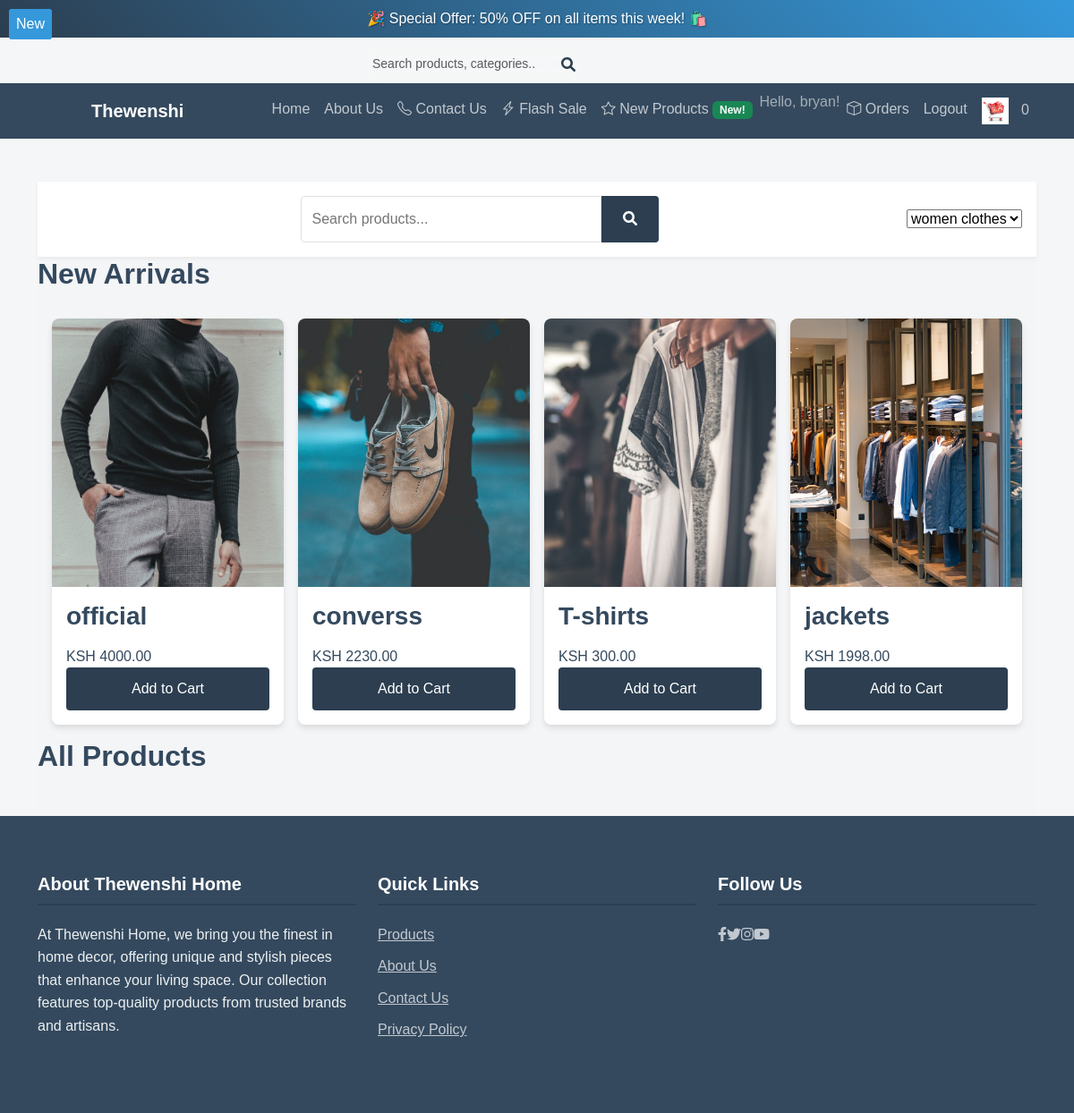
Screenshot of /category/2/ (signed in) with the database file from the repository.
### store/models.py (models this page shows, shortened)
class NewProduct(models.Model):
    product = models.OneToOneField(Product, on_delete=models.CASCADE, related_name='new_product')
    is_new = models.BooleanField(default=True)
    price = models.IntegerField()  # New price specific to the new product
    image = models.ImageField(upload_to='new_products/')  # Image specific to the new product

class Product(models.Model):
    name = models.CharField(max_length=50)
    price = models.IntegerField()  # New price
    old_price = models.IntegerField(null=True, blank=True)  # Old price (if available)
    new_price = models.IntegerField(null=True, blank=True)  # New price (optional)
    image = models.ImageField(upload_to='products/')
    flash_sale = models.BooleanField(default=False)  # Flash sale indicator
    category = models.ForeignKey(Category, on_delete=models.CASCADE, related_name='products', null=True, blank=True)  # Link to category
    flash_sale_start_time = models.DateTimeField(null=True, blank=True)  # Start time of flash sale
    flash_sale_end_time = models.DateTimeField(null=True, blank=True)  # End time of flash sale

### store/views.py (the view)
# urls.py: path('' ,include('store.urls')),
def store(request, category_id=None):
    customer = None
    cart_count = 0
    if request.user.is_authenticated:
        try:
            customer = request.user.customer
        except Customer.DoesNotExist:
            customer = Customer.objects.create(user=request.user)
        cart = Cart.objects.filter(customer=customer, completed=False).first()
        if cart:
            cart_count = cart.items.count()
    categories = Category.objects.all()
    if category_id:
        selected_category = get_object_or_404(Category, id=category_id)
        products = Product.objects.filter(category=selected_category)
    else:
        products = Product.objects.all()
    flash_sale_products = FlashSaleProduct.objects.all()
    new_products = NewProduct.objects.all()
    return render(request, 'store.html', {
        'products': products,
        'cart_count': cart_count,
        'categories': categories,
        'selected_category': selected_category if category_id else None,
        'flash_sale_products': flash_sale_products,
        'new_products': new_products,
    })

### store/templates/store.html (shortened to what this page needs)
{% extends 'base.html' %}
{% load static %}
{% block content %}
<div class="store-container-fluid">
    <div class="store-header">
        <div class="header-wrapper">
            <div class="search-container">
                <input
                    type="text"
                    class="search-input"
                    placeholder="Search products..."
                >
                <button class="search-btn">
                    <i class="fas fa-search"></i>
                </button>
            </div>
            <select
                id="categoryFilter"
                class="category-filter"
            >
                {% for category in categories %}
                    <option
                        value="{% url 'store_by_category' category.id %}"
                        {% if selected_category == category %}selected{% endif %}
                    >
                        {{ category.name }}
                    </option>
                {% endfor %}
            </select>
        </div>
    </div>
    {% if new_products %}
    <section class="new-products-section">
        <div class="section-header">
            <h2>New Arrivals</h2>
        </div>
        <div class="new-products-grid">
            {% for new_product in new_products %}
            <div class="product-card new-product-card" data-product-id="{{ new_product.id }}">
                <div class="new-badge" aria-label="New Product">New</div>
                <img
                    src="{{ new_product.product.image.url }}"
                    alt="{{ new_product.product.name }}"
                    class="product-image"
                    loading="lazy"
                >
                <div class="product-info">
                    <h3>{{ new_product.product.name }}</h3>
                    <div class="product-pricing">
                        <span class="new-price">
                            KSH {{ new_product.product.price|floatformat:2 }}
                        </span>
                    </div>
                    <button
                        class="add-to-cart-btn btn btn-primary"
                        data-product-type="new_product"
                        data-product-id="{{ new_product.id }}"
                        aria-label="Add {{ new_product.product.name }} to cart"
                    >
                        Add to Cart
                    </button>
                </div>
            </div>
            {% endfor %}
        </div>
    </section>
    {% endif %}
    <section class="main-products-section">
        <div class="section-header">
            <h2>All Products</h2>
        </div>
        <div class="products-grid">
        </div>
    </section>
</div>
{% endblock %}

### store/templates/base.html (shortened to what this page needs)
{% load static %}
<!DOCTYPE html>
<html lang="en">
<head>
    <link href="https://cdn.jsdelivr.net/npm/bootstrap@5.3.0-alpha1/dist/css/bootstrap.min.css" rel="stylesheet">
    <link href="https://cdn.jsdelivr.net/npm/bootstrap-icons/font/bootstrap-icons.css" rel="stylesheet">
    <link href="https://kit.fontawesome.com/a076d05399.js" rel="stylesheet">
    <link href="{% static 'css/custom.css' %}" rel="stylesheet">
</head>
<body>
    <div class="offer-banner-container">
        <div class="offer-banner bg-primary text-white py-2 text-center banner-slide">
            <p class="mb-0">🎉 Special Offer: 50% OFF on all items this week! 🛍️</p>
        </div>
    </div>
    <div class="search-container">
        <div class="search-bar">
            <div class="search-bar-wrapper">
                <input
                    type="text"
                    placeholder="Search products, categories..."
                    class="form-control"
                >
                <div class="search-icon">
                    <i class="fas fa-search"></i>
                </div>
            </div>
        </div>
    </div>
    <nav class="navbar navbar-expand-lg navbar-dark bg-dark sticky-top">
        <div class="container">
            <a class="navbar-brand" href="/">
                Thewenshi
            </a>
            <div class="collapse navbar-collapse" id="navbarNav">
                <ul class="navbar-nav ms-auto">
                    <li class="nav-item">
                        <a class="nav-link" href="{% url 'store' %}">Home</a>
                    </li>
                    <li class="nav-item">
                        <a class="nav-link" href="{% url 'about_us' %}">About Us</a>
                    </li>
                    <li class="nav-item">
                        <a class="nav-link" href="/contact">
                            <i class="bi bi-telephone"></i> Contact Us
                        </a>
                    </li>
                    <li class="nav-item">
                        <a class="nav-link" href="">
                            <i class="bi bi-lightning-charge"></i> Flash Sale
                        </a>
                    </li>
                    <li class="nav-item">
                        <a class="nav-link" href="">
                            <i class="bi bi-star"></i> New Products
                            <span class="badge bg-success">New!</span>
                        </a>
                    </li>
                    {% if user.is_authenticated %}
                        <li class="nav-item">
                            <span class="navbar-text">Hello, {{ user.username }}!</span>
                        </li>
                        <li class="nav-item">
                            <a class="nav-link" href="/orders">
                                <i class="bi bi-box"></i> Orders
                            </a>
                        </li>
                        <li class="nav-item">
                            <a class="nav-link" href="{% url 'logout' %}">Logout</a>
                        </li>
                    {% endif %}
                    <li class="nav-item">
                        <a class="nav-link" href="{% url 'cart'%}">
                            <img src="{% static 'images/cart.avif' %}" alt="Cart" style="width: 30px; height: auto; margin-right: 10px;">
                            <span id="cart-count">{{ cart_count }}</span>
                        </a>
                    </li>
                </ul>
            </div>
        </div>
    </nav>
    <div class="container mt-5">
        {% block content %}  {% endblock %}
    </div>
    <footer>
        <div class="container py-4">
            <div class="row">
                <div class="col-md-4">
                    <h5>About Thewenshi Home</h5>
                    <p>At Thewenshi Home, we bring you the finest in home decor, offering unique and stylish pieces that enhance your living space. Our collection features top-quality products from trusted brands and artisans.</p>
                </div>
                <div class="col-md-4">
                    <h5>Quick Links</h5>
                    <ul class="list-unstyled">
                        <li><a href="{% url 'product_list'%}">Products</a></li>
                        <li><a href="/about">About Us</a></li>
                        <li><a href="/contact">Contact Us</a></li>
                        <li><a href="/privacy">Privacy Policy</a></li>
                    </ul>
                </div>
                <div class="col-md-4">
                    <h5>Follow Us</h5>
                    <ul class="list-unstyled d-flex">
                        <li><a href="https://facebook.com"><i class="fab fa-facebook-f"></i></a></li>
                        <li><a href="https://twitter.com"><i class="fab fa-twitter"></i></a></li>
                        <li><a href="https://instagram.com"><i class="fab fa-instagram"></i></a></li>
                        <li><a href="https://youtube.com"><i class="fab fa-youtube"></i></a></li>
                    </ul>
                </div>
            </div>
        </div>
    </footer>
</body>
</html>

### store/static/css/custom.css (style rules this page uses)
:root { --primary-color: #3498db; --secondary-color: #2ecc71; --dark-color: #34495e; --light-color: #ecf0f1; --accent-color: #e74c3c; }
.offer-banner-container { position: relative; overflow: hidden; max-height: 50px; transition: max-height 0.5s ease; }
.banner-slide { position: absolute; width: 100%; top: 0; left: 0; opacity: 0; transform: translateY(-100%); transition: all 0.5s ease; z-index: 1; }
.banner-slide.active { opacity: 1; transform: translateY(0); z-index: 10; }
body { font-family: 'Nunito', sans-serif; line-height: 1.6; color: var(--dark-color); background-color: #f4f6f7; }
h1, h2, h3, h4, h5, h6 { font-weight: 700; color: var(--dark-color); margin-bottom: 15px; }
.offer-banner { background: linear-gradient(45deg, var(--primary-color), var(--secondary-color)); color: white; padding: 10px 0; text-shadow: 1px 1px 2px rgba(0,0,0,0.3); animation: pulse 2s infinite; }
.search-container { position: relative; max-width: 400px; margin: 0 auto; }
.search-bar { background-color: transparent; padding: 0; box-shadow: none; }
.search-bar-wrapper { display: flex; align-items: center; background-color: rgba(255, 255, 255, 0.1); border-radius: 30px; backdrop-filter: blur(10px); border: 1px solid rgba(255, 255, 255, 0.2); transition: all 0.3s ease; }
.search-bar input { background: transparent; border: none; width: 100%; padding: 10px 15px; color: var(--dark-color); font-size: 14px; border-radius: 30px; outline: none; }
.search-icon { color: var(--primary-color); padding: 0 15px; display: flex; align-items: center; cursor: pointer; transition: transform 0.2s ease; }
.navbar { background-color: var(--dark-color) !important; transition: all 0.3s ease; }
.navbar-brand { font-weight: 700; color: white !important; display: flex; align-items: center; }
.nav-item .nav-link { color: rgba(255,255,255,0.7) !important; transition: all 0.3s ease; position: relative; }
.nav-item .nav-link::after { content: ''; position: absolute; width: 0; height: 2px; bottom: 0; left: 0; background-color: var(--secondary-color); transition: width 0.3s; }
footer { background-color: var(--dark-color); color: var(--light-color); padding: 40px 0; }
footer h5 { color: white; border-bottom: 2px solid var(--primary-color); padding-bottom: 10px; margin-bottom: 20px; }
footer ul { padding: 0; }
footer ul li { margin-bottom: 10px; }
footer a { color: rgba(255,255,255,0.7); transition: all 0.3s ease; }
.offer-banner-container { position: relative; overflow: hidden; height: 50px; }

### store/templates/store.html (style rules this page uses)
:root { --primary-color: #2c3e50; --secondary-color: #3498db; --background-color: #f4f5f7; --text-color: #333; --border-radius: 8px; }
.store-container-fluid { width: 100%; max-width: 100%; padding: 0; margin: 0; background-color: var(--background-color); }
.store-header { background-color: white; padding: 1rem; box-shadow: 0 2px 4px rgba(0,0,0,0.05); }
.header-wrapper { display: flex; justify-content: space-between; align-items: center; max-width: 1400px; margin: 0 auto; }
.search-container { display: flex; flex-grow: 1; max-width: 400px; }
.search-input { flex-grow: 1; padding: 0.75rem; border: 1px solid #e0e0e0; border-radius: 4px 0 0 4px; }
.search-btn { padding: 0.75rem 1.5rem; background-color: var(--primary-color); color: white; border: none; border-radius: 0 4px 4px 0; }
.new-products-grid, .products-grid { display: grid; grid-template-columns: repeat(auto-fill, minmax(250px, 1fr)); gap: 1rem; padding: 1rem; width: 100%; }
.product-card { background-color: white; border-radius: var(--border-radius); overflow: hidden; box-shadow: 0 4px 6px rgba(0,0,0,0.1); transition: transform 0.3s ease; }
.product-image { width: 100%; height: 300px; object-fit: cover; }
.product-info { padding: 1rem; }
.new-badge { position: absolute; top: 10px; left: 10px; background-color: var(--secondary-color); color: white; padding: 0.25rem 0.5rem; border-radius: 4px; z-index: 10; }
.add-to-cart-btn { width: 100%; padding: 0.75rem; background-color: var(--primary-color); color: white; border: none; border-radius: 4px; transition: background-color 0.3s ease; }

### rows the page displays
NewProduct: product.image (picture), product.name "official", product.price "4000.00"
NewProduct: product.image (picture), product.name "converss", product.price "2230.00"
NewProduct: product.image (picture), product.name "T-shirts", product.price "300.00"
NewProduct: product.image (picture), product.name "jackets", product.price "1998.00"

### other values shown
{{ user.username }} "bryan"
{{ cart_count }} "0"
form field value "women clothes"
